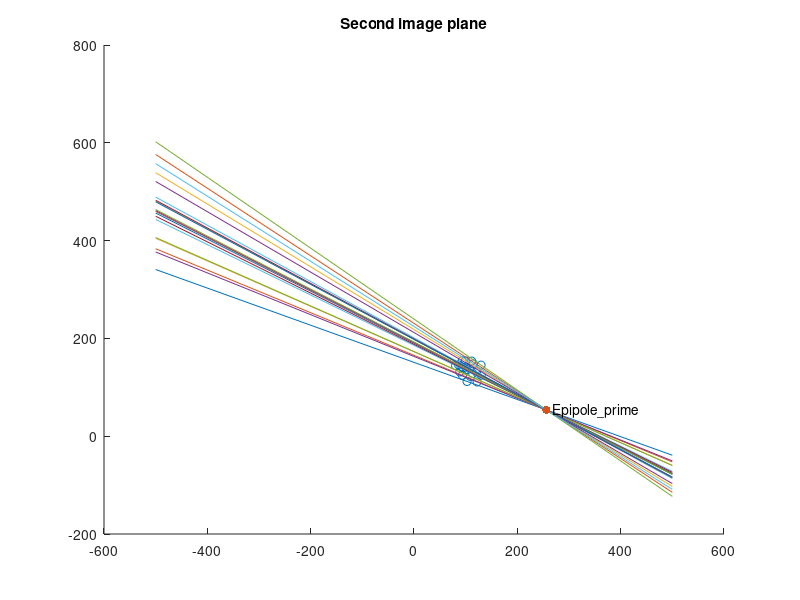
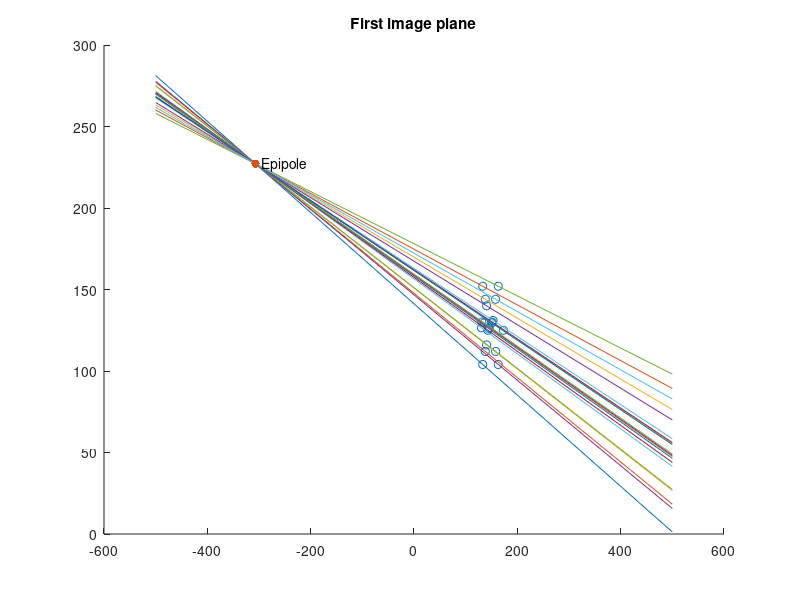
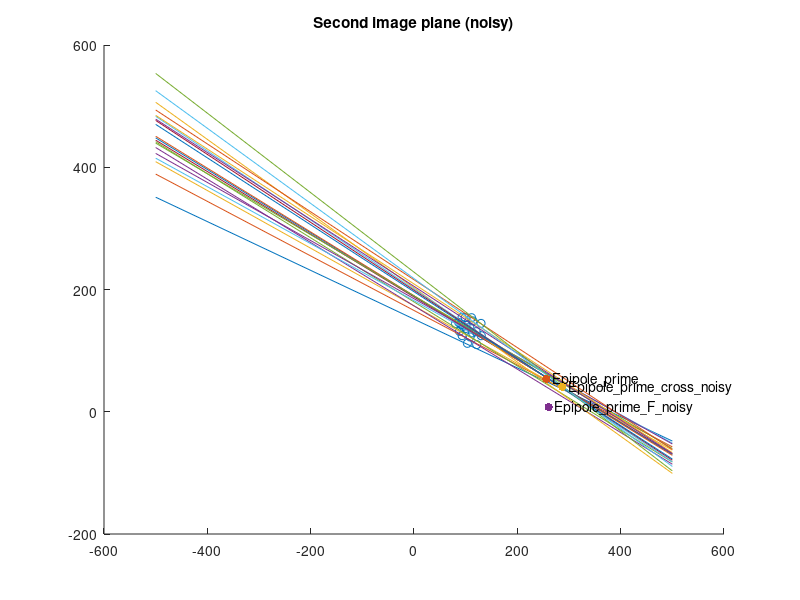
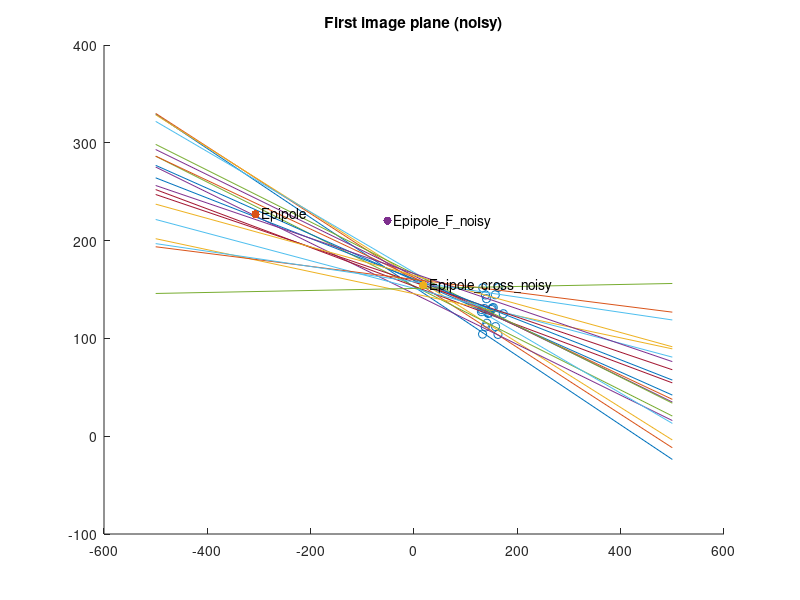

Write MATLAB code to recreate these figures, in order.
clear all;clc
%% step 1
au1 = 100; av1 = 120; uo1 = 128; vo1 = 128; % image size: 256*256

%% step 2
au2 = 90; av2 = 110; uo2 = 128; vo2 = 128;
ax = 0.1; by = pi/4; cz = 0.2 ;    % XYZ Euler
tx = -1000; ty = 190; tz = 230;    % image size: 256*256
Rotx=[1 0 0;0 cos(ax) -sin(ax);0 sin(ax) cos(ax)];
Roty=[cos(by) 0 sin(by) ;0 1 0;-sin(by) 0 cos(by)]; 
Rotz=[cos(cz) -sin(cz) 0;sin(cz) cos(cz) 0;0 0 1];
T=[tx,ty,tz];
R=Rotx*Roty*Rotz;

%% stpe 3
p1=[eye(3) [0 0 0]'];
p2=[R T'];
A1=[au1 0 uo1;0 av1 vo1;0 0 1];
A2=[au2 0 uo2;0 av2 vo2;0 0 1];

%% step 4
antiSym=[0 -T(3) T(2); T(3) 0 -T(1); -T(2) T(1) 0];
F=inv(A2')*R'*antiSym*inv(A1);

%% step 5
V(:,1) = [100;-400;2000;1];
V(:,2) = [300;-400;3000;1];
V(:,3) = [500;-400;4000;1];
V(:,4) = [700;-400;2000;1];
V(:,5) = [900;-400;3000;1];
V(:,6) = [100;-50;4000;1];
V(:,7) = [300;-50;2000;1];
V(:,8) = [500;-50;3000;1];
V(:,9) = [700;-50;4000;1];
V(:,10) = [900;-50;2000;1];
V(:,11) = [100;50;3000;1];
V(:,12) = [300;50;4000;1];
V(:,13) = [500;50;2000;1];
V(:,14) = [700;50;3000;1];
V(:,15) = [900;50;4000;1];
V(:,16) = [100;400;2000;1];
V(:,17) = [300;400;3000;1];
V(:,18) = [500;400;4000;1];
V(:,19) = [700;400;2000;1];
V(:,20) = [900;400;3000;1];
% xx=randi([100,900],1,30);
% yy=randi([-400,400],1,30);
% zz=randi([2000,4000],1,30);
% V(:,21:50)=[xx;yy;zz;ones(1,30)];
%% step 6
Int1=[A1,[0 0 0]'];
Int2=[A2,[0 0 0]'];
ext1=[p1;[0 0 0 1]];
ext2=[R' -R'*T';0 0 0 1];
points1=Int1*ext1*V;
points2=Int2*ext2*V;
for i=1:size(V,2)
    points1(1:3,i)=points1(1:3,i)/points1(3,i);
    points2(1:3,i)=points2(1:3,i)/points2(3,i);
end

%% step 7
%fig1=figure;scatter(points1(1,:),points1(2,:));
fig2=figure;scatter(points2(1,:),points2(2,:));hold on;

%% step 8
u=zeros(size(V,2),8);
for i=1:size(V,2)
    u(i,:)=[points1(1,i)*points2(1,i),points1(2,i)*points2(1,i), points2(1,i),points1(1,i)*points2(2,i),points1(2,i)*points2(2,i),points2(2,i),points1(1,i),points1(2,i)];
end
F_least=-u\ones(size(V,2),1);
F_least=[F_least ;1];

%% step 9
F_least=[F_least(1:3)';F_least(4:6)';F_least(7:9)'];
F=F(:,:)/F(3,3);
F_diff=F-F_least;

%% step 10

%%%%%% epipole geometry for the second image
L_prime=F_least*points1;
x1=-500;
x2=500;
m=zeros(size(V,2),1);
d=zeros(size(V,2),1);
for i=1:size(V,2)
m(i)=-L_prime(1,i)/L_prime(2,i);
d(i)=-L_prime(3,i)/L_prime(2,i);
y1=m(i)*x1+d(i);
y2=m(i)*x2+d(i);

plot([x1 x2],[y1 y2]);hold on;
end

% computing the epipole by projection
e_prime=Int2*ext2*[0;0;0;1];
e_prime=e_prime(1:2,1)/e_prime(3,1);
scatter(e_prime(1),e_prime(2),'fill');
text(e_prime(1),e_prime(2),'  Epipole\_prime');
title('Second image plane');

% computing the epipole from the crossing of the epipolar lines
mat=[-m,ones(size(V,2),1)];
e_prime_cross=mat\d;
e_diff_cross=e_prime-e_prime_cross;

% computing the epipole from the Fundamental matrix
[~,~,v_mat] = svd(F');
e_prime_Fund=v_mat(1:2,end)/v_mat(end,end);
e_diff_Fund=e_prime-e_prime_Fund;


%%%%%%%%%% eipipole geometry for first image plane
L=F_least'*points2;
figure;scatter(points1(1,:),points1(2,:));hold on;
m2=zeros(size(V,2),1);
d2=zeros(size(V,2),1);
for i=1:size(V,2)
m2(i)=-L(1,i)/L(2,i);
d2(i)=-L(3,i)/L(2,i);
y1=m2(i)*x1+d2(i);
y2=m2(i)*x2+d2(i);
plot([x1 x2],[y1 y2]);
end

% computing the epipole by projection
e=Int1*ext1*[T,1]';
e=e(1:2)/e(3);
scatter(e(1),e(2),'fill');
text(e(1),e(2),'  Epipole');
title('First image plane');

% computing the epipole from the crossing of the epipolar lines
mat2=[-m2,ones(size(V,2),1)];
e_cross=mat2\d2;
e_diff2_cross=e-e_cross;

% computing the epipole from the Fundamental matrix
[~,~,v_mat] = svd(F);
e_Fund=v_mat(1:2,end)/v_mat(end,end);
e_diff2_Fund=e-e_Fund;

%% Step 11
sigma=0.5;
Noise=sigma*randn(2,size(points1,2));
Noise2=sigma*randn(2,size(points2,2));
points1_n=points1(1:2,:)+Noise;points1_n(3,:)=1;
points2_n=points2(1:2,:)+Noise2;points2_n(3,:)=1;

%% step 12

u_n=zeros(size(V,2),8);
for i=1:size(V,2)
    u_n(i,:)=[points1_n(1,i)*points2_n(1,i),points1_n(2,i)*points2_n(1,i), points2_n(1,i),points1_n(1,i)*points2_n(2,i),points1_n(2,i)*points2_n(2,i),points2_n(2,i),points1_n(1,i),points1_n(2,i)];
end
F_n=-u_n\ones(size(V,2),1);
F_n=[F_n ;1];

%step 12-9
F_n=[F_n(1:3)';F_n(4:6)';F_n(7:9)'];
F_diff_n=F_n-F;

%step 12-10

%%%%%% epipole geometry for the second image
L_prime_n=F_n*points1_n;
figure;scatter(points2_n(1,:),points2_n(2,:));hold on;
m_n=zeros(size(V,2),1);
d_n=zeros(size(V,2),1);
mean_dis=zeros(size(V,2),1);
for i=1:size(V,2)
m_n(i)=-L_prime_n(1,i)/L_prime_n(2,i);
d_n(i)=-L_prime_n(3,i)/L_prime_n(2,i);
y1=m_n(i)*x1+d_n(i);
y2=m_n(i)*x2+d_n(i);
mean_dis(i)=abs(L_prime_n(1,i)*points2_n(1,i)+L_prime_n(2,i)*points2_n(2,i)+L_prime_n(3,i))/sqrt(L_prime_n(1,i)^2+L_prime_n(2,i)^2);
plot([x1 x2],[y1 y2]);hold on;
end
ave=mean(mean_dis);
s_dev=std(mean_dis);

% computing the epipole by projection    
        %  the same as without noise  %
scatter(e_prime(1),e_prime(2),'fill');
text(e_prime(1),e_prime(2),'  Epipole\_prime');
title('Second image plane (noisy)');
 
% computing the epipole from the crossing of the epipolar lines
mat_n=[-m_n,ones(size(V,2),1)];
e_prime_cross_n=mat_n\d_n;
e_diff_cross_n=e_prime(1:2)-e_prime_cross_n;
scatter(e_prime_cross_n(1),e_prime_cross_n(2),'fill');
text(e_prime_cross_n(1),e_prime_cross_n(2),'  Epipole\_prime\_cross\_noisy');

% computing the epipole from the fundamental matrix
[~,~,v_mat_n] = svd(F_n');
e_prime_Fund_n=v_mat_n(1:2,end)/v_mat_n(end,end);
e_diff_Fund_n=e_prime-e_prime_Fund_n;
scatter(e_prime_Fund_n(1),e_prime_Fund_n(2),'fill');
text(e_prime_Fund_n(1),e_prime_Fund_n(2),'  Epipole\_prime\_F\_noisy');


%%%%%%%%%%% eipipole geometry for first image plane
L_n=F_n'*points2_n;
figure;scatter(points1_n(1,:),points1_n(2,:));hold on;
m2_n=zeros(size(V,2),1);
d2_n=zeros(size(V,2),1);
mean_dis2=zeros(size(V,2),1);
for i=1:size(V,2)
m2_n(i)=-L_n(1,i)/L_n(2,i);
d2_n(i)=-L_n(3,i)/L_n(2,i);
y1=m2_n(i)*x1+d2_n(i);
y2=m2_n(i)*x2+d2_n(i);
mean_dis2(i)=abs(L_n(1,i)*points1_n(1,i)+L_n(2,i)*points1_n(2,i)+L_n(3,i))/sqrt(L_n(1,i)^2+L_n(2,i)^2);
%mean_dis2(i)=abs(det([x2-x1,points1_n(1,i)-x1;y2-y1,points1_n(2,i)-y1]))/norm([x2-x1,y2-y1]);
plot([x1 x2],[y1 y2]);
end
ave2=mean(mean_dis2);
s_dev2=std(mean_dis2);
ave_LS=(ave+ave2)/2
s_dev_LS=(s_dev+s_dev2)/2

% computing the epipole by projection
      
        %  the same as without noise  %
title('First image plane (noisy)');
scatter(e(1),e(2),'fill');
text(e(1),e(2),'  Epipole');

% computing the epipole from the crossing of the epipolar lines
mat2_n=[-m2_n,ones(size(V,2),1)];
e_cross_n=mat2_n\d2_n;
e_diff2_n=e(1:2)-e_cross_n;
scatter(e_cross_n(1),e_cross_n(2),'fill');
text(e_cross_n(1),e_cross_n(2),'  Epipole\_cross\_noisy');

% computing the epipole from the fundamental matrix
[~,~,v_mat_n] = svd(F_n);
e_Fund_n=v_mat_n(1:2,end)/v_mat_n(end,end);
e_diff_Fund_n2=e-e_Fund_n;
scatter(e_Fund_n(1),e_Fund_n(2),'fill');
text(e_Fund_n(1),e_Fund_n(2),'  Epipole\_F\_noisy');




                                      %%%%%%%%    SVD     %%%%%%%%%%
[U,S,v_mat] = svd(F_n);
[~,i]=min([S(1,1),S(2,2),S(3,3)]);
S(i,i)=0;
F_n=U*S*v_mat';


% draw again

%step 12-10

%%%%%% epipole geometry for the second image
L_prime_n=F_n*points1_n;
figure;scatter(points2_n(1,:),points2_n(2,:));hold on;
m_n=zeros(size(V,2),1);
d_n=zeros(size(V,2),1);
for i=1:size(V,2)
m_n(i)=-L_prime_n(1,i)/L_prime_n(2,i);
d_n(i)=-L_prime_n(3,i)/L_prime_n(2,i);
y1=m_n(i)*x1+d_n(i);
y2=m_n(i)*x2+d_n(i);
plot([x1 x2],[y1 y2]);hold on;
end

% computing the epipole by projection    
        %  the same as without noise  %
scatter(e_prime(1),e_prime(2),'fill');
text(e_prime(1),e_prime(2),'  Epipole\_prime');
title('Second image plane (noisy & SVD)');
 
% computing the epipole from the crossing of the epipolar lines
mat_n=[-m_n,ones(size(V,2),1)];
e_prime_cross_n=mat_n\d_n;
e_diff_cross_n=e_prime(1:2)-e_prime_cross_n;
scatter(e_prime_cross_n(1),e_prime_cross_n(2),'fill');
text(e_prime_cross_n(1),e_prime_cross_n(2),'  Epipole\_prime\_cross\_noisy');

% computing the epipole from the fundamental matrix
[~,~,v_mat_n] = svd(F_n');
e_prime_Fund_n=v_mat_n(1:2,end)/v_mat_n(end,end);
e_diff_Fund_n=e_prime-e_prime_Fund_n;
scatter(e_prime_Fund_n(1),e_prime_Fund_n(2),'fill');
text(e_prime_Fund_n(1),e_prime_Fund_n(2),'  Epipole\_prime\_F\_noisy');


%%%%%%%%%%% eipipole geometry for first image plane
L_n=F_n'*points2_n;
figure;scatter(points1_n(1,:),points1_n(2,:));hold on;
m2_n=zeros(size(V,2),1);
d2_n=zeros(size(V,2),1);
for i=1:size(V,2)
m2_n(i)=-L_n(1,i)/L_n(2,i);
d2_n(i)=-L_n(3,i)/L_n(2,i);
y1=m2_n(i)*x1+d2_n(i);
y2=m2_n(i)*x2+d2_n(i);
plot([x1 x2],[y1 y2]);
end
% computing the epipole by projection
      
        %  the same as without noise  %
title('First image plane (noisy & SVD)');
scatter(e(1),e(2),'fill');
text(e(1),e(2),'  Epipole');

% computing the epipole from the crossing of the epipolar lines
mat2_n=[-m2_n,ones(size(V,2),1)];
e_cross_n=mat2_n\d2_n;
e_diff2_n=e(1:2)-e_cross_n;
scatter(e_cross_n(1),e_cross_n(2),'fill');
text(e_cross_n(1),e_cross_n(2),'  Epipole\_cross\_noisy');

% computing the epipole from the fundamental matrix
[~,~,v_mat_n] = svd(F_n);
e_Fund_n=v_mat_n(1:2,end)/v_mat_n(end,end);
e_diff_Fund_n2=e-e_Fund_n;
scatter(e_Fund_n(1),e_Fund_n(2),'fill');
text(e_Fund_n(1),e_Fund_n(2),'  Epipole\_F\_noisy');
%close all;



%%%%%%%%%%%%%%%%%%%%%%%%%%%%%%%%%%%%%%%%%%%%%%%%%%%%%%%%%%%%%%%%%%%%%%%%%%%%%%%%%%%%%%%%%%%%%%%%%%%%%%%%%%%





%% step 14  (part2)
u_SVD=zeros(size(V,2),9);
for i=1:size(V,2)
    u_SVD(i,:)=[points1(1,i)*points2(1,i),points1(2,i)*points2(1,i), points2(1,i),points1(1,i)*points2(2,i),points1(2,i)*points2(2,i),points2(2,i),points1(1,i),points1(2,i),1];
end
[~,S,v_mat]=svd(u_SVD);
[~,i]=min([S(1,1),S(2,2),S(3,3),S(4,4),S(5,5),S(6,6),S(7,7),S(8,8),S(9,9)]);
F_SVD=v_mat(:,i);
F_SVD=F_SVD/F_SVD(end);
F_SVD=[F_SVD(1:3)';F_SVD(4:6)';F_SVD(7:9)'];
F_diff=F_SVD-F_least;


%% step 10 (part 2 repeating steps 10-13)

%%%%%% epipole geometry for the second image
L_prime=F_SVD*points1;
x1=-500;
x2=500;
m=zeros(size(V,2),1);
d=zeros(size(V,2),1);
for i=1:size(V,2)
m(i)=-L_prime(1,i)/L_prime(2,i);
d(i)=-L_prime(3,i)/L_prime(2,i);
y1=m(i)*x1+d(i);
y2=m(i)*x2+d(i);

plot([x1 x2],[y1 y2]);hold on;
end

% computing the epipole by projection
e_prime=Int2*ext2*[0;0;0;1];
e_prime=e_prime(1:2,1)/e_prime(3,1);
figure,scatter(e_prime(1),e_prime(2),'fill');
text(e_prime(1),e_prime(2),'  Epipole\_prime');
title('Second image plane (Part 2)');

% computing the epipole from the crossing of the epipolar lines
mat=[-m,ones(size(V,2),1)];
e_prime_cross=mat\d;
e_diff_cross=e_prime-e_prime_cross;

% computing the epipole from the Fundamental matrix
[~,~,v_mat] = svd(F_SVD');
e_prime_Fund=v_mat(1:2,end)/v_mat(end,end);
e_diff_Fund=e_prime-e_prime_Fund;


%%%%%%%%%% eipipole geometry for first image plane
L=F_SVD'*points2;
figure;scatter(points1(1,:),points1(2,:));hold on;
m2=zeros(size(V,2),1);
d2=zeros(size(V,2),1);
for i=1:size(V,2)
m2(i)=-L(1,i)/L(2,i);
d2(i)=-L(3,i)/L(2,i);
y1=m2(i)*x1+d2(i);
y2=m2(i)*x2+d2(i);
plot([x1 x2],[y1 y2]);
end

% computing the epipole by projection
e=Int1*ext1*[T,1]';
e=e(1:2)/e(3);
scatter(e(1),e(2),'fill');
text(e(1),e(2),'  Epipole');
title('First image plane (Part 2)');

% computing the epipole from the crossing of the epipolar lines
mat2=[-m2,ones(size(V,2),1)];
e_cross=mat2\d2;
e_diff2_cross=e-e_cross;

% computing the epipole from the Fundamental matrix
[~,~,v_mat] = svd(F_SVD);
e_Fund=v_mat(1:2,end)/v_mat(end,end);
e_diff2_Fund=e-e_Fund;


%% Step 11  (part 2 repeating steps 10-13)
% Same as the noise of the LS method defined above in order to compare both results

%% step 12  (part 2 repeating steps 10-13)

u_SVD_n=zeros(size(V,2),9);
for i=1:size(V,2)
    u_SVD_n(i,:)=[points1_n(1,i)*points2_n(1,i),points1_n(2,i)*points2_n(1,i), points2_n(1,i),points1_n(1,i)*points2_n(2,i),points1_n(2,i)*points2_n(2,i),points2_n(2,i),points1_n(1,i),points1_n(2,i),1];
end
[~,S,v_mat]=svd(u_SVD_n);
[~,i]=min([S(1,1),S(2,2),S(3,3),S(4,4),S(5,5),S(6,6),S(7,7),S(8,8),S(9,9)]);
F_SVD_n=v_mat(:,i);
F_SVD_n=F_SVD_n/F_SVD_n(end);
F_SVD_n=[F_SVD_n(1:3)';F_SVD_n(4:6)';F_SVD_n(7:9)'];
F_diff_n=F_SVD_n-F_SVD;

%step 12-10

%%%%%% epipole geometry for the second image
L_prime_n=F_SVD_n*points1_n;
figure;scatter(points2_n(1,:),points2_n(2,:));hold on;
m_n=zeros(size(V,2),1);
d_n=zeros(size(V,2),1);
mean_dis=zeros(size(V,2),1);
for i=1:size(V,2)
m_n(i)=-L_prime_n(1,i)/L_prime_n(2,i);
d_n(i)=-L_prime_n(3,i)/L_prime_n(2,i);
y1=m_n(i)*x1+d_n(i);
y2=m_n(i)*x2+d_n(i);
mean_dis(i)=abs(L_prime_n(1,i)*points2_n(1,i)+L_prime_n(2,i)*points2_n(2,i)+L_prime_n(3,i))/sqrt(L_prime_n(1,i)^2+L_prime_n(2,i)^2);
plot([x1 x2],[y1 y2]);hold on;
end
ave=mean(mean_dis);
s_dev=std(mean_dis);


% computing the epipole by projection    
        %  the same as without noise  %
scatter(e_prime(1),e_prime(2),'fill');
text(e_prime(1),e_prime(2),'  Epipole\_prime');
title('Second image plane (noisy) ,Part2');
 
% computing the epipole from the crossing of the epipolar lines
mat_n=[-m_n,ones(size(V,2),1)];
e_prime_cross_n=mat_n\d_n;
e_diff_cross_n=e_prime(1:2)-e_prime_cross_n;
scatter(e_prime_cross_n(1),e_prime_cross_n(2),'fill');
text(e_prime_cross_n(1),e_prime_cross_n(2),'  Epipole\_prime\_cross\_noisy');

% computing the epipole from the fundamental matrix
[~,~,v_mat_n] = svd(F_SVD_n');
e_prime_Fund_n=v_mat_n(1:2,end)/v_mat_n(end,end);
e_diff_Fund_n=e_prime-e_prime_Fund_n;
scatter(e_prime_Fund_n(1),e_prime_Fund_n(2),'fill');
text(e_prime_Fund_n(1),e_prime_Fund_n(2),'  Epipole\_prime\_F\_noisy');


%%%%%%%%%%% eipipole geometry for first image plane
L_n=F_SVD_n'*points2_n;
figure;scatter(points1_n(1,:),points1_n(2,:));hold on;
m2_n=zeros(size(V,2),1);
d2_n=zeros(size(V,2),1);
mean_dis2=zeros(size(V,2),1);
for i=1:size(V,2)
m2_n(i)=-L_n(1,i)/L_n(2,i);
d2_n(i)=-L_n(3,i)/L_n(2,i);
y1=m2_n(i)*x1+d2_n(i);
y2=m2_n(i)*x2+d2_n(i);
mean_dis2(i)=abs(L_n(1,i)*points1_n(1,i)+L_n(2,i)*points1_n(2,i)+L_n(3,i))/sqrt(L_n(1,i)^2+L_n(2,i)^2);
plot([x1 x2],[y1 y2]);
end
ave2=mean(mean_dis2);
s_dev2=std(mean_dis2);
ave_SVD=(ave+ave2)/2
s_dev_SVD=(s_dev+s_dev2)/2

% computing the epipole by projection
      
        %  the same as without noise  %
title('First image plane (noisy), Part 2');
scatter(e(1),e(2),'fill');
text(e(1),e(2),'  Epipole');

% computing the epipole from the crossing of the epipolar lines
mat2_n=[-m2_n,ones(size(V,2),1)];
e_cross_n=mat2_n\d2_n;
e_diff2_n=e(1:2)-e_cross_n;
scatter(e_cross_n(1),e_cross_n(2),'fill');
text(e_cross_n(1),e_cross_n(2),'  Epipole\_cross\_noisy');

% computing the epipole from the fundamental matrix
[~,~,v_mat_n] = svd(F_SVD_n);
e_Fund_n=v_mat_n(1:2,end)/v_mat_n(end,end);
e_diff_Fund_n2=e-e_Fund_n;
scatter(e_Fund_n(1),e_Fund_n(2),'fill');
text(e_Fund_n(1),e_Fund_n(2),'  Epipole\_F\_noisy');



                            %%%%%%%%    SVD      %%%%%%%%%%
[U,S,v_mat] = svd(F_SVD_n);
[~,i]=min([S(1,1),S(2,2),S(3,3)]);
S(i,i)=0;
F_SVD_n=U*S*v_mat';


% draw again

%step 12-10

%%%%%% epipole geometry for the second image
L_prime_n=F_SVD_n*points1_n;
figure;scatter(points2_n(1,:),points2_n(2,:));hold on;
m_n=zeros(size(V,2),1);
d_n=zeros(size(V,2),1);
for i=1:size(V,2)
m_n(i)=-L_prime_n(1,i)/L_prime_n(2,i);
d_n(i)=-L_prime_n(3,i)/L_prime_n(2,i);
y1=m_n(i)*(x1-500)+d_n(i);
y2=m_n(i)*x2+d_n(i);
plot([x1-500 x2],[y1 y2]);hold on;
end

% computing the epipole by projection    
        %  the same as without noise  %
scatter(e_prime(1),e_prime(2),'fill');
text(e_prime(1),e_prime(2),'  Epipole\_prime');
title('Second image plane (noisy & SVD), Part 2');
 
% computing the epipole from the crossing of the epipolar lines
mat_n=[-m_n,ones(size(V,2),1)];
e_prime_cross_n=mat_n\d_n;
e_diff_cross_n=e_prime(1:2)-e_prime_cross_n;
scatter(e_prime_cross_n(1),e_prime_cross_n(2),'fill');
text(e_prime_cross_n(1),e_prime_cross_n(2),'  Epipole\_prime\_cross\_noisy');

% computing the epipole from the fundamental matrix
[~,~,v_mat_n] = svd(F_SVD_n');
e_prime_Fund_n=v_mat_n(1:2,end)/v_mat_n(end,end);
e_diff_Fund_n=e_prime-e_prime_Fund_n;
scatter(e_prime_Fund_n(1),e_prime_Fund_n(2),'fill');
text(e_prime_Fund_n(1),e_prime_Fund_n(2),'  Epipole\_prime\_F\_noisy');


%%%%%%%%%%% eipipole geometry for first image plane
L_n=F_SVD_n'*points2_n;
figure;scatter(points1_n(1,:),points1_n(2,:));hold on;
m2_n=zeros(size(V,2),1);
d2_n=zeros(size(V,2),1);
for i=1:size(V,2)
m2_n(i)=-L_n(1,i)/L_n(2,i);
d2_n(i)=-L_n(3,i)/L_n(2,i);
y1=m2_n(i)*x1+d2_n(i);
y2=m2_n(i)*x2+d2_n(i);
plot([x1 x2],[y1 y2]);
end
% computing the epipole by projection
      
        %  the same as without noise  %
title('First image plane (noisy & SVD), Part 2');
scatter(e(1),e(2),'fill');
text(e(1),e(2),'  Epipole');

% computing the epipole from the crossing of the epipolar lines
mat2_n=[-m2_n,ones(size(V,2),1)];
e_cross_n=mat2_n\d2_n;
e_diff2_n=e(1:2)-e_cross_n;
scatter(e_cross_n(1),e_cross_n(2),'fill');
text(e_cross_n(1),e_cross_n(2),'  Epipole\_cross\_noisy');

% computing the epipole from the fundamental matrix
[~,~,v_mat_n] = svd(F_SVD_n);
e_Fund_n=v_mat_n(1:2,end)/v_mat_n(end,end);
e_diff_Fund_n2=e-e_Fund_n;
scatter(e_Fund_n(1),e_Fund_n(2),'fill');
text(e_Fund_n(1),e_Fund_n(2),'  Epipole\_F\_noisy');
%close all;
'difference between both methods (LS-SVD)'
ave_LS-ave_SVD
s_dev_LS-s_dev_SVD


%% Optional part

W=3000;
% world x axis
figure,scatter3(V(1,:),V(2,:),V(3,:),'fill');hold on;
line([W 0],[0 0],[0 0]);
line([W W-100],[0 50],[0 0]);  % first part of the arrow
line([W W-100],[0 -50],[0 0]); % second part of the arrow
 text(W,0,0,'X axis');
% % world y axis
line([0 0],[0 W],[0 0]);
line([0 50],[W W-100],[0 0]);% first part of the arrow
line([0 -50],[W W-100],[0 0]);% second part of the arrow
text(0,W,0,'Y axis');
% % world z axis
line([0 0],[0 0],[0 W]);
line([0 0],[0 -50],[W W-100]);% first part of the arrow
line([0 0],[0 +50],[W W-100]);% second part of the arrow
text(0,0,W,'Z axis');
text(0,0,0,'Oc1');

% % focal point
f=40;
foc=[0;0;f];
scatter3(foc(1),foc(2),foc(3),'k','fill');

% % image plane
add=600;
Ix=uo1*-f/au1+add;
Iy=vo1*-f/av1+add; 
im_cor1=[-Ix,-Iy,f];
im_cor2=[Ix,-Iy,f];
im_cor3=[Ix,Iy,f];
im_cor4=[-Ix,Iy,f];
patch([im_cor1(1) im_cor2(1) im_cor3(1) im_cor4(1)],[im_cor1(2) im_cor2(2) im_cor3(2) im_cor4(2)],[im_cor1(3) im_cor2(3) im_cor3(3) im_cor4(3)],'c');

% % 2D points
points1_2d=V;
points1_2d(1,:)=f*points1_2d(1,:)./points1_2d(3,:);
points1_2d(2,:)=f*points1_2d(2,:)./points1_2d(3,:);
points1_2d(3,:)=f;
scatter3(points1_2d(1,:),points1_2d(2,:),points1_2d(3,:));
for i=1:1   %size(V,2)  , please uncomment "size(V,2)" to draw all the lines that connect the 3D points to their projections on the first image plane
line([0 V(1,i)],[0 V(2,i)],[0 V(3,i)],'color','r');
end

% epipole geometry for the first image plane
L=F_least'*points2;
x1=700;
x2=-700;
m2=zeros(size(V,2),1);
d2=zeros(size(V,2),1);
y1=zeros(size(V,2),1);
y2=zeros(size(V,2),1);
for i=1:size(V,2)
m2(i)=-L(1,i)/L(2,i);
d2(i)=-L(3,i)/L(2,i);
y1(i)=m2(i)*x1+d2(i);
y2(i)=m2(i)*x2+d2(i);
end
epip_x1=(-x1+uo1)*-f/au1;epip_x1=ones(size(V,2),1)*epip_x1;
epip_x2=(-x2+uo1)*-f/au1;epip_x2=ones(size(V,2),1)*epip_x2;
epip_y1=(-y1+vo1)*-f/av1;
epip_y2=(-y2+vo1)*-f/av1;
for i=1:size(V,2)
line([epip_x1(i) epip_x2(i)],[epip_y1(i) epip_y2(i)],[f f],'color','k');
end

% projecting the epipole
Oc=p2*[0;0;0;1];
e(1,1)=f*Oc(1,1)/Oc(3,1);
e(2,1)=f*Oc(2,1)/Oc(3,1);
scatter3(e(1,1),e(2,1),f,'fill','k');


% drawing pi plane
for i=1:1  %size(V,2) , please uncomment "size(V,2)" to draw all PI planes
nor=cross(Oc,V(1:3,i));
nor=nor./norm(nor);
plane_x=2000;plane_y=2000;
planez1=(-plane_x*nor(1)-0*nor(2))/nor(3);
planez2=(plane_x*nor(1)-0*nor(2))/nor(3);
planez3=(0*nor(1)-plane_y*nor(2))/nor(3);
planez4=(0*nor(1)+plane_y*nor(2))/nor(3);
patch([plane_x;0;-plane_x;0],[0;plane_y;0;-plane_y],[planez1;planez3;planez2;planez4],'w');
end


% %  %  %     camera 2 drawing

% computing the origin and standard unit vectors of the second camera's coordinates system
Oc=p2*[0;0;0;1];
Xc=p2*[W;0;0;1];
Yc=p2*[0;W;0;1];
Zc=p2*[0;0;W;1];

% camera x axis
line([Oc(1) Xc(1)],[Oc(2) Xc(2)],[Oc(3) Xc(3)]);hold on;
text(Xc(1),Xc(2),Xc(3),'X axis');

% camera y axis
line([Oc(1) Yc(1)],[Oc(2) Yc(2)],[Oc(3) Yc(3)]);
text(Yc(1),Yc(2),Yc(3),'Y axis');

% camera z axis
line([Oc(1) Zc(1)],[Oc(2) Zc(2)],[Oc(3) Zc(3)]);
text(Zc(1),Zc(2),Zc(3),'Z axis');
text(Oc(1),Oc(2),Oc(3),'Oc2');

% image plane
Ix=uo2*-f/au2+add; % k=f/au
Iy=vo2*-f/av2+add; % k=f/av
im_cor1=[-Ix,-Iy,f];im_cor1=p2*[im_cor1,1]';
im_cor2=[Ix,-Iy,f];im_cor2=p2*[im_cor2,1]';
im_cor3=[Ix,Iy,f];im_cor3=p2*[im_cor3,1]';
im_cor4=[-Ix,Iy,f];im_cor4=p2*[im_cor4,1]';
patch([im_cor1(1) im_cor2(1) im_cor3(1) im_cor4(1)],[im_cor1(2) im_cor2(2) im_cor3(2) im_cor4(2)],[im_cor1(3) im_cor2(3) im_cor3(3) im_cor4(3)],'g');

% % 2d points
points2_2d=ext2*V; % referenced with respect to camera 2
points2_2d(1,:)=f*points2_2d(1,:)./points2_2d(3,:);
points2_2d(2,:)=f*points2_2d(2,:)./points2_2d(3,:);
points2_2d(3,:)=f;
points2_2d=p2*points2_2d;
scatter3(points2_2d(1,:),points2_2d(2,:),points2_2d(3,:),'r');
for i=1:1   %size(V,2)  , please uncomment "size(V,2)" to draw all the lines that connect the 3D points to their projections on the second image plane
line([Oc(1,1) V(1,i)],[Oc(2,1) V(2,i)],[Oc(3,1) V(3,i)],'color','r');
end
line([Oc(1,1) 0],[Oc(2,1) 0],[Oc(3,1) 0],'color','r');
% epipole geometry for the first image plane
L_prime=F_least*points1;
x1=-700;
x2=700;
m=zeros(size(V,2),1);
d=zeros(size(V,2),1);
y1=zeros(size(V,2),1);
y2=zeros(size(V,2),1);
for i=1:size(V,2)
m(i)=-L_prime(1,i)/L_prime(2,i);
d(i)=-L_prime(3,i)/L_prime(2,i);
y1(i)=m(i)*x1+d(i);
y2(i)=m(i)*x2+d(i);
end
epip_x1=(-x1+uo2)*-f/au2;epip_x1=ones(size(V,2),1)*epip_x1;
epip_x2=(-x2+uo2)*-f/au2;epip_x2=ones(size(V,2),1)*epip_x2;
epip_y1=(-y1+vo2)*-f/av2;
epip_y2=(-y2+vo2)*-f/av2;
epip_xy1=p2*[epip_x1';epip_y1';f*ones(1,size(V,2));ones(1,size(V,2))];
epip_xy2=p2*[epip_x2';epip_y2';f*ones(1,size(V,2));ones(1,size(V,2))];
for i=1:size(V,2)
line([epip_xy1(1,i) epip_xy2(1,i)],[epip_xy1(2,i) epip_xy2(2,i)],[epip_xy1(3,i) epip_xy2(3,i)]);
end
% % projecting the epipole
[~,~,v_mat] = svd(F');
e_prime_Fund=v_mat(1:2,end)/v_mat(end,end);
e_prime_Fund(1)=(-e_prime_Fund(1)+uo2)*-f/au2;
e_prime_Fund(2)=(-e_prime_Fund(2)+vo2)*-f/av2;
e_prime_Fund=p2*[e_prime_Fund(1);e_prime_Fund(2);f;1];
scatter3(e_prime_Fund(1),e_prime_Fund(2),e_prime_Fund(3),'fill','k');

title('The entire simulated environment');

